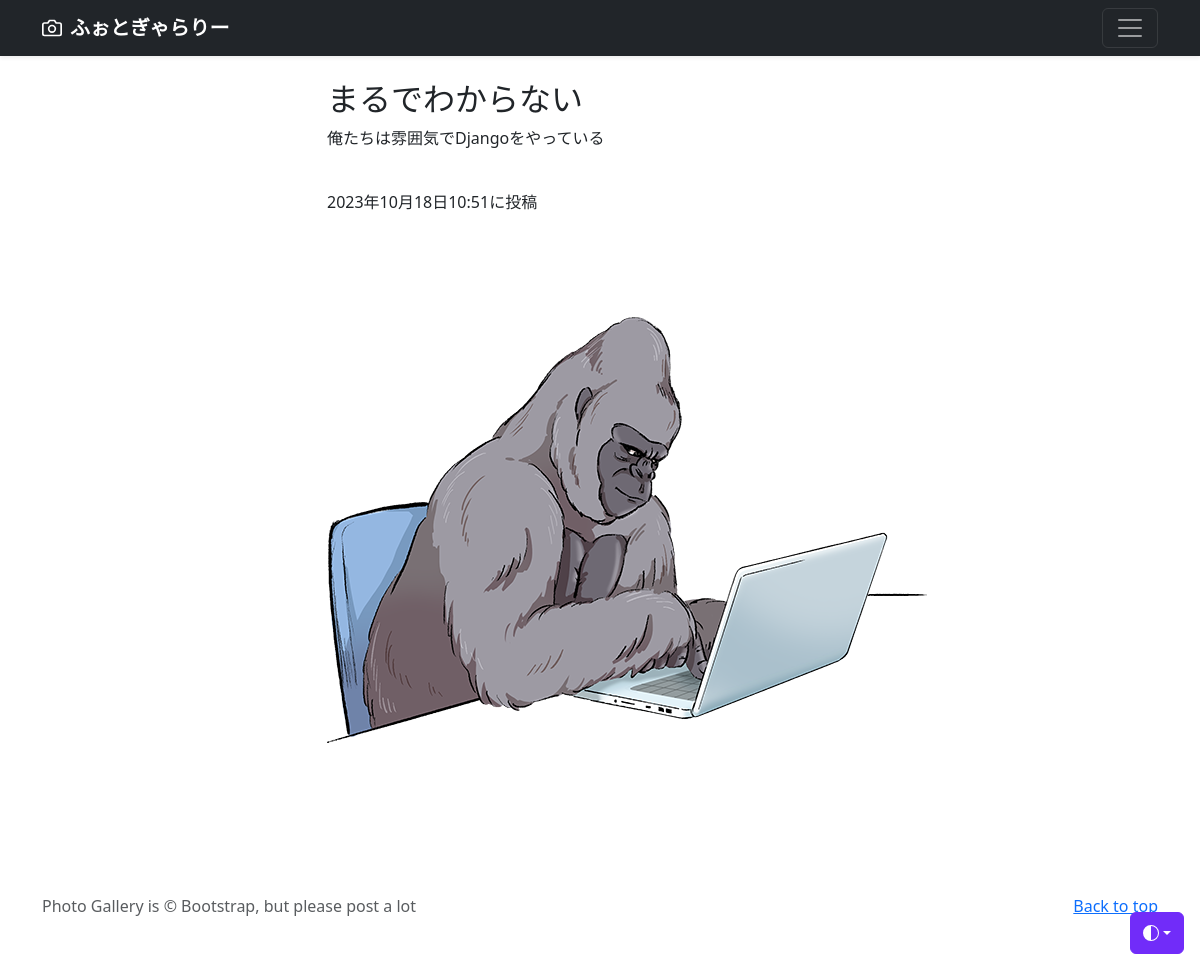
Screenshot of /photo-detail/1 (signed in) with the database file from the repository.
### photo/models.py (models this page shows, shortened)
class PhotoPost(models.Model):
    user = models.ForeignKey(
        CustomUser, verbose_name='ユーザー', on_delete=models.CASCADE)
    category = models.ForeignKey(
        Category, verbose_name='カテゴリ', on_delete=models.PROTECT)
    title = models.CharField(verbose_name='タイトル', max_length=200)
    comment = models.TextField(verbose_name='コメント',)
    image1 = models.ImageField(verbose_name='イメージ1', upload_to='photos')
    image2 = models.ImageField(
        verbose_name='イメージ2', upload_to='photos', blank=True, null=True)
    posted_at = models.DateTimeField(verbose_name='投稿日時', auto_now_add=True)

### photo/views.py (the view)
class DetailView(DetailView):
    template_name = 'detail.html'
    model = PhotoPost

### photo/templates/detail.html (shortened to what this page needs)
{% extends 'base.html' %}
{% block contents %}
<br>
<div class="container">
    <div class="row">
        <div class="col offset-3">
            <h2>{{object.title}}</h2>
            <p>{{object.comment}}</p>
            <br>
            <p>{{object.posted_at}}に投稿</p>
            <p><img src="{{ object.image1.url }}"></img></p>
        </div>
    </div>
</div>
{% endblock %}

### rows the page displays
PhotoPost: title "まるでわからない", comment "俺たちは雰囲気でDjangoをやっている", posted_at "2023年10月18日10:51", image1 (picture)
